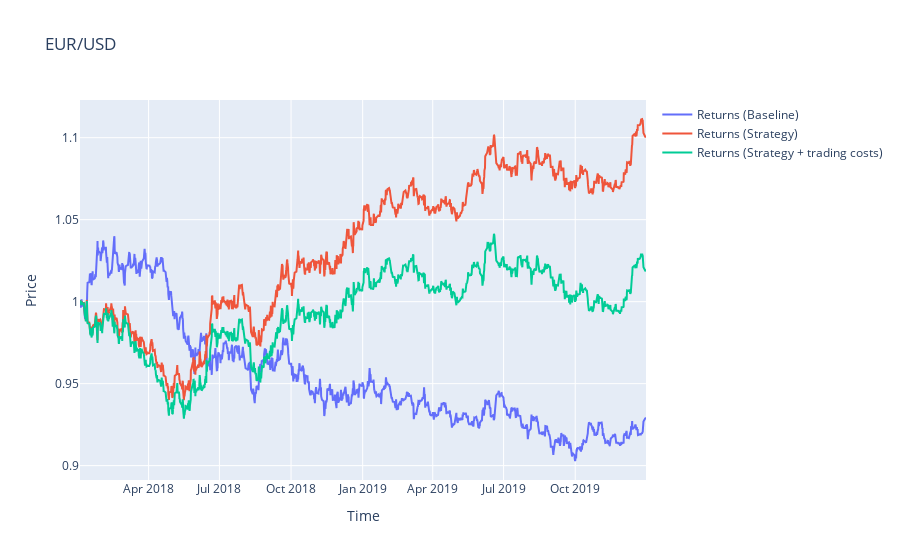

Here is the notebook cell this chart was saved with:
### Markdown cell above
We plot returns with and without trading costs

### Code cell
fig = go.Figure()

fig.add_trace(go.Scatter(x=data.index, y=data.creturns, name='Returns (Baseline)'))
fig.add_trace(go.Scatter(x=data.index, y=data.cstrategy, name='Returns (Strategy)'))
fig.add_trace(go.Scatter(x=data.index, y=data.cstrategy_net, name='Returns (Strategy + trading costs)'))

fig.update_layout(title='EUR/USD', xaxis_title='Time', yaxis_title='Price')

fig.show()

### Figure 1 — Plotly figure (JSON) as saved in the notebook; plotly's stock layout.template omitted (floating-point values rounded to 4 significant figures; data arrays with more than 128 entries replaced by an {"elided": "..."} marker saying what was removed)
{"data": [{"name": "Returns (Baseline)", "type": "scatter", "x": {"elided": "2066 str values"}, "y": {"elided": "2066 float values"}}, {"name": "Returns (Strategy)", "type": "scatter", "x": {"elided": "2066 str values"}, "y": {"elided": "2066 float values"}}, {"name": "Returns (Strategy + trading costs)", "type": "scatter", "x": {"elided": "2066 str values"}, "y": {"elided": "2066 float values"}}], "layout": {"title": {"text": "EUR/USD"}, "xaxis": {"title": {"text": "Time"}}, "yaxis": {"title": {"text": "Price"}}}}
